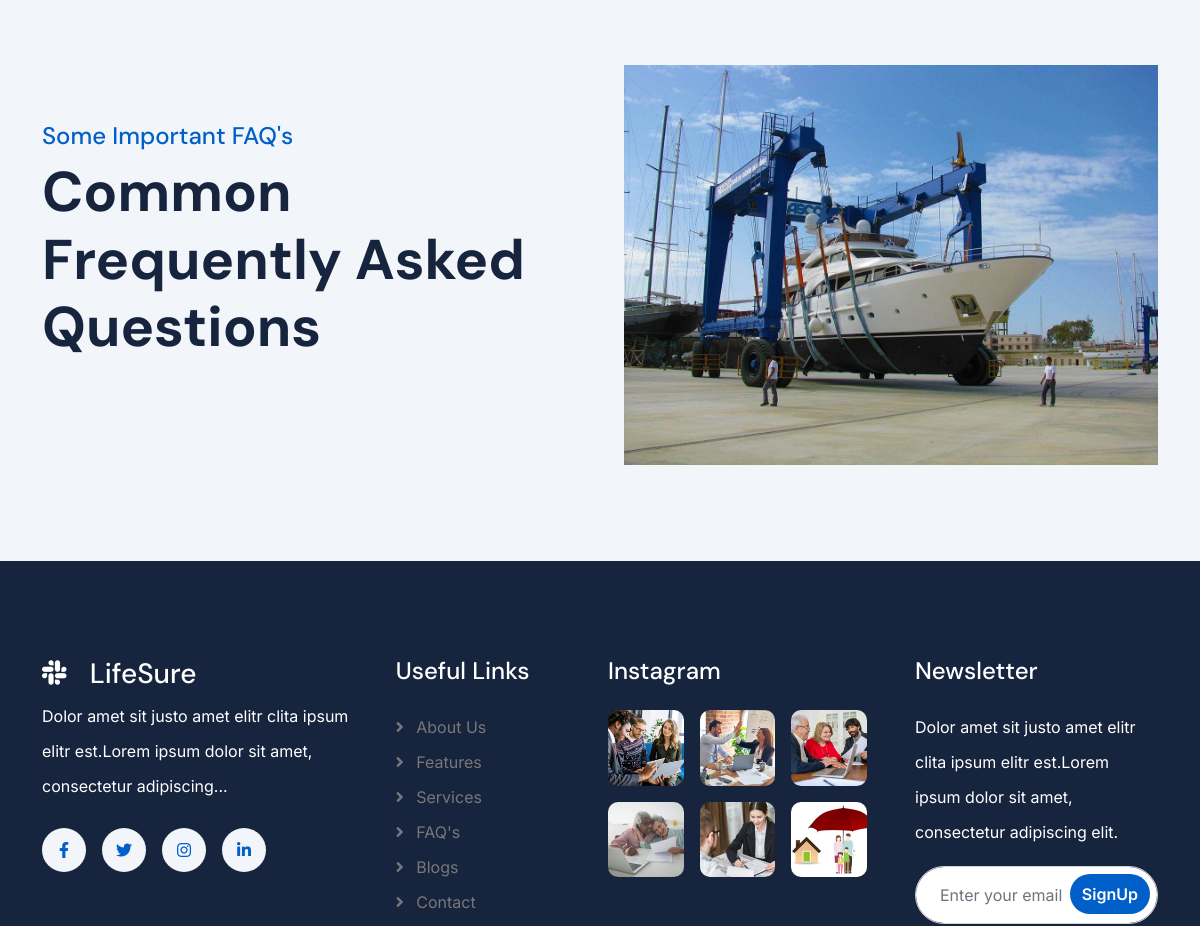
The page /about-us/ (middle part) on the database as committed earlier.
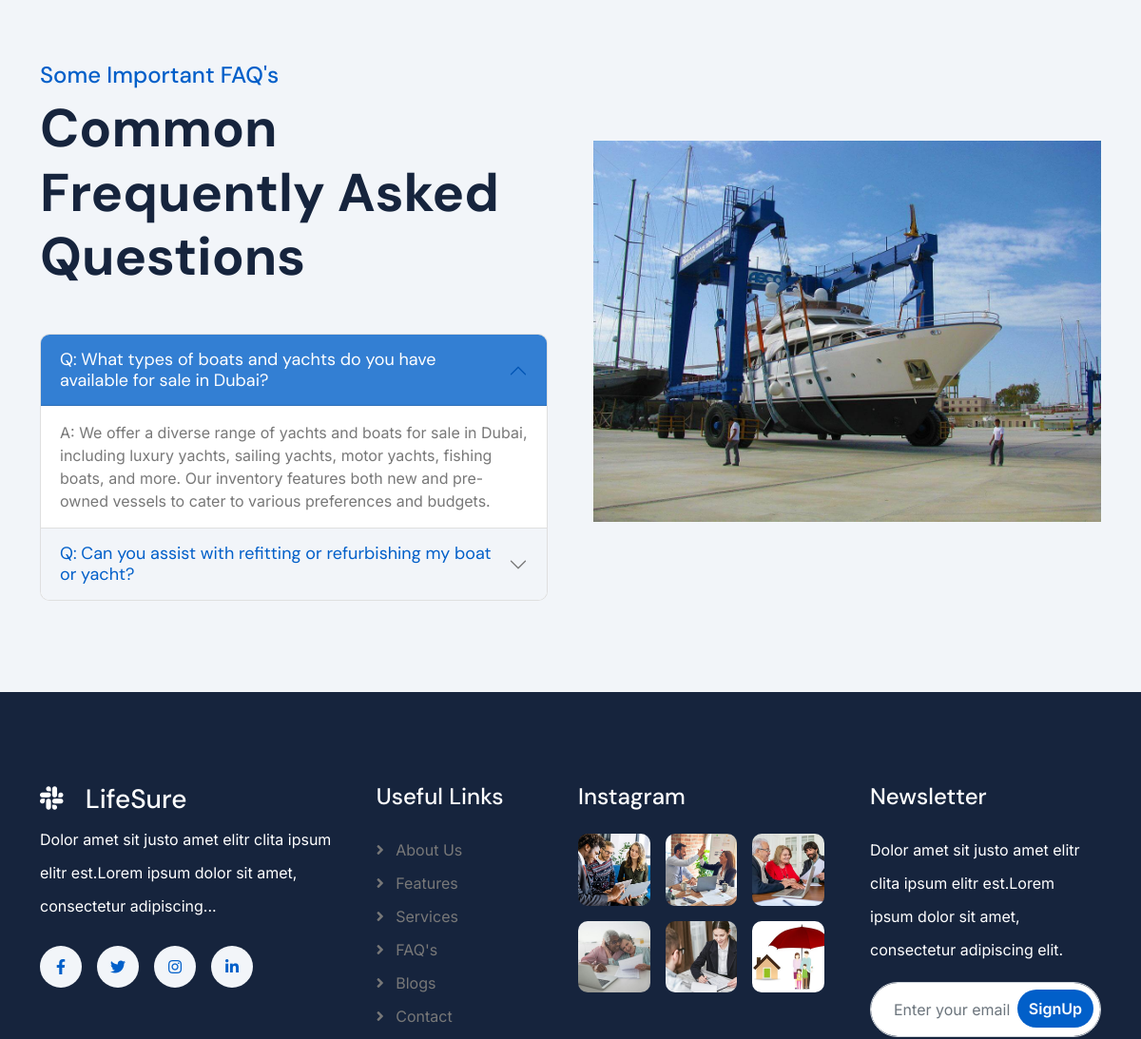
The same page on the database as committed later.
### aboutus/models.py (models this page shows, shortened)
class AboutUS(models.Model):
    short_description = models.TextField(("short description"),max_length=1000)
    description = models.TextField(("description"),max_length=100000)
    image_cover = models.ImageField(upload_to='about/')
    class Meta:
        verbose_name = ("About US")
        verbose_name_plural = ("About US")

class FAQ(models.Model):
    title = models.CharField( max_length=150)
    description = models.TextField(max_length=3000)

### aboutus/views.py (the view)
# urls.py: path('' , views.about , name='about'),
def about(request):
    about = AboutUS.objects.last()
    faqs = FAQ.objects.all()
    context = {
        'about':about,
        'faqs':faqs
    }
    return render(request , 'about_us.html' , context)

### aboutus/templates/about_us.html (shortened to what this page needs)
{% extends "base.html" %}
{% load static %}
{% block body %}
<div class="container-fluid bg-light about py-5">
    <div class="container py-5">
    </div>
</div>
<div class="container-fluid faq-section bg-light pb-5">
    <div class="container pb-5">
        <div class="row g-5 align-items-center">
            <div class="col-xl-6 wow fadeInLeft" data-wow-delay="0.2s">
                <div class="h-100">
                    <div class="mb-5">
                        <h4 class="text-primary">Some Important FAQ's</h4>
                        <h1 class="display-4 mb-0">Common Frequently Asked Questions</h1>
                    </div>
                    <div class="accordion" id="accordionExample">
                        {% for faq in faqs %}
    <div class="accordion-item">
        <h2 class="accordion-header" id="heading{{ forloop.counter }}">
            <button class="accordion-button border-0 {% if not forloop.first %}collapsed{% endif %}" type="button" data-bs-toggle="collapse" data-bs-target="#collapse{{ forloop.counter }}" aria-expanded="{% if forloop.first %}true{% else %}false{% endif %}" aria-controls="collapse{{ forloop.counter }}">
                Q: {{ faq.title }}
            </button>
        </h2>
        <div id="collapse{{ forloop.counter }}" class="accordion-collapse collapse {% if forloop.first %}show{% endif %}" aria-labelledby="heading{{ forloop.counter }}" data-bs-parent="#accordionExample">
            <div class="accordion-body rounded">
                A: {{ faq.description }}
            </div>
        </div>
    </div>
    {% endfor %}
                    </div>
                </div>
            </div>
            <div class="col-xl-6 wow fadeInRight" data-wow-delay="0.4s">
                <img src="{{about.image_cover.url}}" class="img-fluid w-100" alt="">
            </div>
        </div>
    </div>
</div>
{% endblock %}

### templates/base.html (shortened to what this page needs)
<!DOCTYPE html>
{% load static %}
<html lang="en">
    <head>
        <link rel="stylesheet" href="https://use.fontawesome.com/releases/v5.15.4/css/all.css"/>
        <link href="https://cdn.jsdelivr.net/npm/bootstrap-icons@1.4.1/font/bootstrap-icons.css" rel="stylesheet">
        <link rel="stylesheet" href="{% static 'lib/animate/animate.min.css'%}"/>
        <link href="{% static 'lib/lightbox/css/lightbox.min.css'%}" rel="stylesheet">
        <link href="{% static 'lib/owlcarousel/assets/owl.carousel.min.css'%}" rel="stylesheet">
        <link href="{% static 'css/bootstrap.min.css'%}" rel="stylesheet">
        <link href="{% static 'css/style.css'%}" rel="stylesheet">
    </head>
    <body>
         {% block body %}
         {% endblock body %}
        <div class="container-fluid footer py-5 wow fadeIn" data-wow-delay="0.2s">
            <div class="container py-5">
                <div class="row g-5">
                    <div class="col-xl-9">
                        <div class="mb-5">
                            <div class="row g-4">
                                <div class="col-md-6 col-lg-6 col-xl-5">
                                    <div class="footer-item">
                                        <a href="index.html" class="p-0">
                                            <h3 class="text-white"><i class="fab fa-slack me-3"></i> LifeSure</h3>
                                        </a>
                                        <p class="text-white mb-4">Dolor amet sit justo amet elitr clita ipsum elitr est.Lorem ipsum dolor sit amet, consectetur adipiscing...</p>
                                        <div class="footer-btn d-flex">
                                            <a class="btn btn-md-square rounded-circle me-3" href="#"><i class="fab fa-facebook-f"></i></a>
                                            <a class="btn btn-md-square rounded-circle me-3" href="#"><i class="fab fa-twitter"></i></a>
                                            <a class="btn btn-md-square rounded-circle me-3" href="#"><i class="fab fa-instagram"></i></a>
                                            <a class="btn btn-md-square rounded-circle me-0" href="#"><i class="fab fa-linkedin-in"></i></a>
                                        </div>
                                    </div>
                                </div>
                                <div class="col-md-6 col-lg-6 col-xl-3">
                                    <div class="footer-item">
                                        <h4 class="text-white mb-4">Useful Links</h4>
                                        <a href="#"><i class="fas fa-angle-right me-2"></i> About Us</a>
                                        <a href="#"><i class="fas fa-angle-right me-2"></i> Features</a>
                                        <a href="#"><i class="fas fa-angle-right me-2"></i> Services</a>
                                        <a href="#"><i class="fas fa-angle-right me-2"></i> FAQ's</a>
                                        <a href="#"><i class="fas fa-angle-right me-2"></i> Blogs</a>
                                        <a href="#"><i class="fas fa-angle-right me-2"></i> Contact</a>
                                    </div>
                                </div>
                                <div class="col-md-6 col-lg-6 col-xl-4">
                                    <div class="footer-item">
                                        <h4 class="mb-4 text-white">Instagram</h4>
                                        <div class="row g-3">
                                            <div class="col-4">
                                                <div class="footer-instagram rounded">
                                                    <img src="img/instagram-footer-1.jpg" class="img-fluid w-100" alt="">
                                                </div>
                                           </div>
                                           <div class="col-4">
                                                <div class="footer-instagram rounded">
                                                    <img src="img/instagram-footer-2.jpg" class="img-fluid w-100" alt="">
                                                </div>
                                           </div>
                                            <div class="col-4">
                                                <div class="footer-instagram rounded">
                                                    <img src="img/instagram-footer-3.jpg" class="img-fluid w-100" alt="">
                                                </div>
                                           </div>
                                            <div class="col-4">
                                                <div class="footer-instagram rounded">
                                                    <img src="img/instagram-footer-4.jpg" class="img-fluid w-100" alt="">
                                                </div>
                                           </div>
                                            <div class="col-4">
                                                <div class="footer-instagram rounded">
                                                    <img src="img/instagram-footer-5.jpg" class="img-fluid w-100" alt="">
                                                </div>
                                           </div>
                                           <div class="col-4">
                                                <div class="footer-instagram rounded">
                                                    <img src="img/instagram-footer-6.jpg" class="img-fluid w-100" alt="">
                                                </div>
                                            </div>
                                        </div>
                                    </div>
                                </div>
                            </div>
                        </div>
                    </div>
                    <div class="col-xl-3">
                        <div class="footer-item">
                            <h4 class="text-white mb-4">Newsletter</h4>
                            <p class="text-white mb-3">Dolor amet sit justo amet elitr clita ipsum elitr est.Lorem ipsum dolor sit amet, consectetur adipiscing elit.</p>
                            <div class="position-relative rounded-pill mb-4">
                                <input class="form-control rounded-pill w-100 py-3 ps-4 pe-5" type="text" placeholder="Enter your email">
                                <button type="button" class="btn btn-primary rounded-pill position-absolute top-0 end-0 py-2 mt-2 me-2">SignUp</button>
                            </div>
                        </div>
                    </div>
                </div>
            </div>
        </div>
    </body>
</html>

### static/css/style.css (style rules this page uses)
.btn { font-weight: 600; transition: .5s; }
.btn-md-square { width: 44px; height: 44px; }
.btn-square, .btn-sm-square, .btn-md-square, .btn-lg-square, .btn-xl-square { padding: 0; display: flex; align-items: center; justify-content: center; font-weight: normal; }
.btn.btn-primary { color: var(--bs-white); border: none; }
.faq-section .accordion .accordion-item .accordion-header .accordion-button { color: var(--bs-white); background: rgba(1, 95, 201, .8); font-size: 18px; }
.faq-section .accordion .accordion-item .accordion-header .accordion-button.collapsed { color: var(--bs-primary); background: var(--bs-light); }
.footer { background: var(--bs-dark); }
.footer .footer-item { display: flex; flex-direction: column; }
.footer .footer-item a { line-height: 35px; color: var(--bs-body); transition: 0.5s; }
.footer .footer-item p { line-height: 35px; }
.footer .footer-item .footer-btn a, .footer .footer-item .footer-btn a i { transition: 0.5s; }
.footer .footer-item .footer-instagram { position: relative; overflow: hidden; }
.footer .footer-item .footer-instagram img { transition: 0.5s; }
.footer .footer-item .footer-btn a { background: var(--bs-light); color: var(--bs-primary); }

Rows that differ between the two databases and show on the page:
added FAQ: title "What types of boats and yachts do you have available for sale in Dubai?", description "We offer a diverse range of yachts and boats for sale in Dubai, including luxury yachts, sailing yachts, motor yachts, fishing boats, and more. Our inventory features both new and pre-owned vessels to cater to various preferences and budgets."
added FAQ: title "Can you assist with refitting or refurbishing my boat or yacht?"
